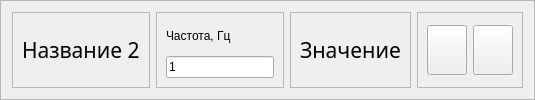
            <widget class="QFrame" name="frame_22">
             <property name="frameShape">
              <enum>QFrame::StyledPanel</enum>
             </property>
             <property name="frameShadow">
              <enum>QFrame::Raised</enum>
             </property>
             <layout class="QHBoxLayout" name="horizontalLayout_19">
              <item>
               <widget class="QFrame" name="frame_20">
                <property name="frameShape">
                 <enum>QFrame::StyledPanel</enum>
                </property>
                <property name="frameShadow">
                 <enum>QFrame::Raised</enum>
                </property>
                <layout class="QVBoxLayout" name="verticalLayout_9">
                 <item>
                  <widget class="QLabel" name="label_name_2">
                   <property name="font">
                    <font>
                     <family>OpenSans-Regular</family>
                     <pointsize>16</pointsize>
                    </font>
                   </property>
                   <property name="text">
                    <string>Название 2</string>
                   </property>
                  </widget>
                 </item>
                </layout>
               </widget>
              </item>
              <item>
               <widget class="QFrame" name="frame_21">
                <property name="maximumSize">
                 <size>
                  <width>150</width>
                  <height>16777215</height>
                 </size>
                </property>
                <property name="frameShape">
                 <enum>QFrame::StyledPanel</enum>
                </property>
                <property name="frameShadow">
                 <enum>QFrame::Raised</enum>
                </property>
                <layout class="QVBoxLayout" name="verticalLayout_17">
                 <item>
                  <widget class="QLabel" name="label_34">
                   <property name="text">
                    <string>Частота, Гц</string>
                   </property>
                  </widget>
                 </item>
                 <item>
                  <widget class="QLineEdit" name="lineEdit_hz_2">
                   <property name="text">
                    <string>1</string>
                   </property>
                  </widget>
                 </item>
                </layout>
               </widget>
              </item>
              <item>
               <widget class="QFrame" name="frame_23">
                <property name="frameShape">
                 <enum>QFrame::StyledPanel</enum>
                </property>
                <property name="frameShadow">
                 <enum>QFrame::Raised</enum>
                </property>
                <layout class="QVBoxLayout" name="verticalLayout_25">
                 <item>
                  <widget class="QLabel" name="label_value_2">
                   <property name="font">
                    <font>
                     <family>OpenSans-Regular</family>
                     <pointsize>16</pointsize>
                    </font>
                   </property>
                   <property name="text">
                    <string>Значение</string>
                   </property>
                  </widget>
                 </item>
                </layout>
               </widget>
              </item>
              <item>
               <widget class="QFrame" name="frame_24">
                <property name="frameShape">
                 <enum>QFrame::StyledPanel</enum>
                </property>
                <property name="frameShadow">
                 <enum>QFrame::Raised</enum>
                </property>
                <layout class="QHBoxLayout" name="horizontalLayout_27">
                 <item>
                  <widget class="QPushButton" name="btn_start_2">
                   <property name="maximumSize">
                    <size>
                     <width>50</width>
                     <height>50</height>
                    </size>
                   </property>
                   <property name="text">
                    <string/>
                   </property>
                   <property name="icon">
                    <iconset resource="resources.qrc">
                     <normaloff>:/icons/icons/play_circle_FILL0_wght400_GRAD0_opsz48.svg</normaloff>:/icons/icons/play_circle_FILL0_wght400_GRAD0_opsz48.svg</iconset>
                   </property>
                   <property name="iconSize">
                    <size>
                     <width>40</width>
                     <height>40</height>
                    </size>
                   </property>
                  </widget>
                 </item>
                 <item>
                  <widget class="QPushButton" name="btn_stop_2">
                   <property name="maximumSize">
                    <size>
                     <width>50</width>
                     <height>50</height>
                    </size>
                   </property>
                   <property name="text">
                    <string/>
                   </property>
                   <property name="icon">
                    <iconset resource="resources.qrc">
                     <normaloff>:/icons/icons/stop_circle_FILL0_wght400_GRAD0_opsz48.svg</normaloff>:/icons/icons/stop_circle_FILL0_wght400_GRAD0_opsz48.svg</iconset>
                   </property>
                   <property name="iconSize">
                    <size>
                     <width>40</width>
                     <height>40</height>
                    </size>
                   </property>
                  </widget>
                 </item>
                </layout>
               </widget>
              </item>
             </layout>
            </widget>
